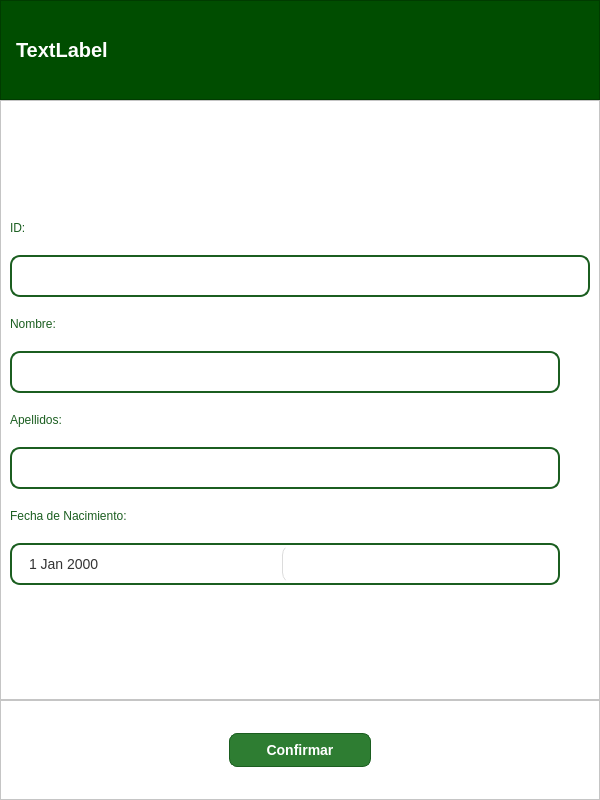
<?xml version="1.0" encoding="UTF-8"?>
<ui version="4.0">
 <class>Dialog</class>
 <widget class="QDialog" name="Dialog">
  <property name="geometry">
   <rect>
    <x>0</x>
    <y>0</y>
    <width>600</width>
    <height>800</height>
   </rect>
  </property>
  <property name="minimumSize">
   <size>
    <width>400</width>
    <height>400</height>
   </size>
  </property>
  <property name="maximumSize">
   <size>
    <width>600</width>
    <height>800</height>
   </size>
  </property>
  <property name="windowTitle">
   <string>Dialog</string>
  </property>
  <layout class="QVBoxLayout" name="verticalLayout" stretch="1,6,1">
   <property name="spacing">
    <number>0</number>
   </property>
   <property name="leftMargin">
    <number>0</number>
   </property>
   <property name="topMargin">
    <number>0</number>
   </property>
   <property name="rightMargin">
    <number>0</number>
   </property>
   <property name="bottomMargin">
    <number>0</number>
   </property>
   <item>
    <widget class="QFrame" name="frame_superior">
     <property name="styleSheet">
      <string notr="true">#frame_superior{
	background-color: #004d00
}

#titulo{
	color: white; 
	font-size: 20px; 
	font-weight: bold; 
}</string>
     </property>
     <property name="frameShape">
      <enum>QFrame::StyledPanel</enum>
     </property>
     <property name="frameShadow">
      <enum>QFrame::Raised</enum>
     </property>
     <layout class="QHBoxLayout" name="horizontalLayout">
      <property name="leftMargin">
       <number>15</number>
      </property>
      <item>
       <widget class="QLabel" name="titulo">
        <property name="text">
         <string>TextLabel</string>
        </property>
       </widget>
      </item>
      <item>
       <spacer name="horizontalSpacer">
        <property name="orientation">
         <enum>Qt::Horizontal</enum>
        </property>
        <property name="sizeHint" stdset="0">
         <size>
          <width>457</width>
          <height>20</height>
         </size>
        </property>
       </spacer>
      </item>
     </layout>
    </widget>
   </item>
   <item>
    <widget class="QFrame" name="frame_2">
     <property name="styleSheet">
      <string notr="true">.QFrame{
	background-color:white;
}

.QLabel{
	color: #1b5e20;
}

/* --- Estilo Base para TODOS los inputs (Linea 2, Linea 3, Linea 4, Linea 5, Linea 6) --- */
QLineEdit, QComboBox, QDateEdit, QPlainTextEdit {
    border: 2px solid #1b5e20; /* El borde verde oscuro */
    border-radius: 10px;        /* Bordes bien redondeados */
    padding: 10px 15px;         /* Aire dentro de la caja */
    color: #333333;             /* Color del texto que escribe el usuario */
    font-size: 14px;
}

/* Efecto al pasar el ratón (Hover) y al hacer clic (Focus) */
QLineEdit:hover, QComboBox:hover, QDateEdit:hover, QPlainTextEdit:focus {
    background-color: #f9f9f9; /* Un gris casi imperceptible */
    border-color: #4caf50;      /* Verde más brillante */
}

/* --- Estilo para el texto de ayuda (Placeholder gris) --- */
/* (Para QLineEdit, QDateEdit y QPlainTextEdit) */
QLineEdit::placeholder, QPlainTextEdit::placeholder {
    color: #888888; /* Gris suave */
    font-style: italic; /* Un toque de estilo */
}

QComboBox::drop-down {
    border: none;
    width: 30px;
}

/* Estilo de la flechita (puedes usar una imagen o un caracter) */
QComboBox::down-arrow {
    width: 12px;
    height: 12px;
}

/* --- Título &quot;Sexo del animal:&quot; --- */
QLabel#lbl_sexo_titulo {
    color: #1b5e20;
    font-weight: bold;
    font-size: 14px;
    margin-bottom: 5px;
}

/* --- Estilo para los Checkboxes (Macho / Hembra) --- */
QCheckBox {
    color: #333333;
    font-size: 14px;
    spacing: 10px; /* Espacio entre el cuadro y el texto */
}

/* Estilo del cuadradito del Checkbox */
QCheckBox::indicator {
    width: 20px;
    height: 20px;
    border: 2px solid #1b5e20;
    border-radius: 5px;
    background-color: white;
}

/* Cuando está marcado (Checked) */
QCheckBox::indicator:checked {
    background-color: #1b5e20; /* Fondo verde completo */
}

/* Estilo del botón desplegable (la zona de clic) */
QDateEdit::drop-down {
    subcontrol-origin: padding;
    subcontrol-position: top right;
    width: 275px; /* Lo hacemos ancho para que sea fácil de clicar */
    border-left: 1px solid #dcdcdc; /* Una rayita separadora */
    border-top-right-radius: 10px;
    border-bottom-right-radius: 10px;
	border-top-left-radius: 10px;
    border-bottom-left-radius: 10px;
}

/* Cambiar la flecha por un &quot;icono&quot; visual */
QDateEdit::down-arrow {
    image: url(:/iconos/calendario.png);/* Icono */
    width: 30px;
    height: 30px;
}

/* Estilo general del CheckBox (el texto y el espacio) */
QCheckBox {
    color: #333333;
    font-size: 14px;
    font-weight: 500;
    spacing: 8px; /* Espacio entre el cuadro y el texto &quot;Macho/Hembra&quot; */
    padding: 5px;
}

/* 1. El cuadro (indicador) en estado normal */
QCheckBox::indicator {
    width: 22px;
    height: 22px;
    border: 2px solid #1b5e20; /* Borde verde oscuro igual que los inputs */
    border-radius: 6px;        /* Bordes suavemente redondeados */
    background-color: white;
}

/* 2. Cuando pasas el ratón por encima (Hover) */
QCheckBox::indicator:hover {
    border-color: #4caf50;      /* Verde más claro */
    background-color: #f1f8e9; /* Un toque de fondo verdoso muy suave */
}

/* 3. Cuando está MARCADO (Checked) */
QCheckBox::indicator:checked {
    background-color: #1b5e20; /* Fondo verde sólido */
    border-color: #1b5e20;
    /* Aquí definimos el &quot;check&quot; blanco. 
       Si no tienes una imagen, podemos usar un estilo de borde para simularlo, 
       pero lo mejor es usar un icono PNG blanco */
    image: url(assets/check_blanco.png); 
}

/* 4. Cuando está marcado y pasas el ratón */
QCheckBox::indicator:checked:hover {
    background-color: #2e7d32;
    border-color: #2e7d32;
}

/* 5. Estado deshabilitado (por si acaso) */
QCheckBox:disabled {
    color: #aaaaaa;
}

QCheckBox::indicator:disabled {
    border-color: #cccccc;
    background-color: #eeeeee;
}</string>
     </property>
     <property name="frameShape">
      <enum>QFrame::StyledPanel</enum>
     </property>
     <property name="frameShadow">
      <enum>QFrame::Raised</enum>
     </property>
     <layout class="QVBoxLayout" name="verticalLayout_2">
      <property name="spacing">
       <number>20</number>
      </property>
      <property name="topMargin">
       <number>15</number>
      </property>
      <item>
       <spacer name="verticalSpacer">
        <property name="orientation">
         <enum>Qt::Vertical</enum>
        </property>
        <property name="sizeHint" stdset="0">
         <size>
          <width>20</width>
          <height>40</height>
         </size>
        </property>
       </spacer>
      </item>
      <item>
       <widget class="QLabel" name="label_id">
        <property name="text">
         <string>ID:</string>
        </property>
       </widget>
      </item>
      <item>
       <widget class="QLineEdit" name="input_id"/>
      </item>
      <item>
       <widget class="QLabel" name="label_nombre">
        <property name="maximumSize">
         <size>
          <width>16777215</width>
          <height>75</height>
         </size>
        </property>
        <property name="text">
         <string>Nombre:</string>
        </property>
       </widget>
      </item>
      <item>
       <widget class="QLineEdit" name="input_nombre">
        <property name="maximumSize">
         <size>
          <width>550</width>
          <height>16777215</height>
         </size>
        </property>
       </widget>
      </item>
      <item>
       <widget class="QLabel" name="label_apellidos">
        <property name="maximumSize">
         <size>
          <width>16777215</width>
          <height>50</height>
         </size>
        </property>
        <property name="text">
         <string>Apellidos:</string>
        </property>
       </widget>
      </item>
      <item>
       <widget class="QLineEdit" name="input_apellidos">
        <property name="maximumSize">
         <size>
          <width>550</width>
          <height>16777215</height>
         </size>
        </property>
       </widget>
      </item>
      <item>
       <widget class="QLabel" name="label_fechaNacimiento">
        <property name="maximumSize">
         <size>
          <width>16777215</width>
          <height>75</height>
         </size>
        </property>
        <property name="text">
         <string>Fecha de Nacimiento:</string>
        </property>
       </widget>
      </item>
      <item>
       <widget class="QDateEdit" name="input_fechaNacimiento">
        <property name="maximumSize">
         <size>
          <width>550</width>
          <height>16777215</height>
         </size>
        </property>
        <property name="calendarPopup">
         <bool>true</bool>
        </property>
       </widget>
      </item>
      <item>
       <spacer name="verticalSpacer_2">
        <property name="orientation">
         <enum>Qt::Vertical</enum>
        </property>
        <property name="sizeHint" stdset="0">
         <size>
          <width>20</width>
          <height>40</height>
         </size>
        </property>
       </spacer>
      </item>
     </layout>
    </widget>
   </item>
   <item>
    <widget class="QFrame" name="frame">
     <property name="styleSheet">
      <string notr="true">.QFrame{
	background-color: white;
}

/* Estilo general del botón en estado normal */
QPushButton {
    background-color: #2e7d32; /* Un verde más suave y oscuro, tipo &quot;Forest Green&quot; */
    color: white; /* Texto blanco */
    border: 1px solid #1b5e20; /* Un borde sutil aún más oscuro */
    border-radius: 8px; /* Bordes redondeados modernos */
    font-size: 14px;
    font-weight: bold; /* Texto en negrita */
    padding-top: 8px; /* &quot;Aire&quot; arriba y abajo */
    padding-bottom: 8px;
    padding-left: 20px; /* &quot;Aire&quot; a los lados */
    padding-right: 20px;
    min-width: 100px; /* Ancho mínimo para que no se encoja mucho */
}

/* Efecto al pasar el ratón (Hover) */
QPushButton:hover {
    background-color: #388e3c; /* Un verde un poco más claro al hacer hover */
    border: 1px solid #2e7d32;
}

/* Efecto al hacer clic (Pressed) */
QPushButton:pressed {
    background-color: #1b5e20; /* Más oscuro aún cuando está pulsado */
    padding-top: 10px; /* Efecto sutil de presión */
    padding-bottom: 6px;
}</string>
     </property>
     <property name="frameShape">
      <enum>QFrame::StyledPanel</enum>
     </property>
     <property name="frameShadow">
      <enum>QFrame::Raised</enum>
     </property>
     <layout class="QHBoxLayout" name="horizontalLayout_2">
      <item>
       <spacer name="horizontalSpacer_2">
        <property name="orientation">
         <enum>Qt::Horizontal</enum>
        </property>
        <property name="sizeHint" stdset="0">
         <size>
          <width>207</width>
          <height>20</height>
         </size>
        </property>
       </spacer>
      </item>
      <item>
       <widget class="QPushButton" name="btn_socio">
        <property name="text">
         <string>Confirmar</string>
        </property>
       </widget>
      </item>
      <item>
       <spacer name="horizontalSpacer_3">
        <property name="orientation">
         <enum>Qt::Horizontal</enum>
        </property>
        <property name="sizeHint" stdset="0">
         <size>
          <width>207</width>
          <height>20</height>
         </size>
        </property>
       </spacer>
      </item>
     </layout>
    </widget>
   </item>
  </layout>
 </widget>
 <resources>
  <include location="img/recursos.qrc"/>
 </resources>
 <connections/>
</ui>
